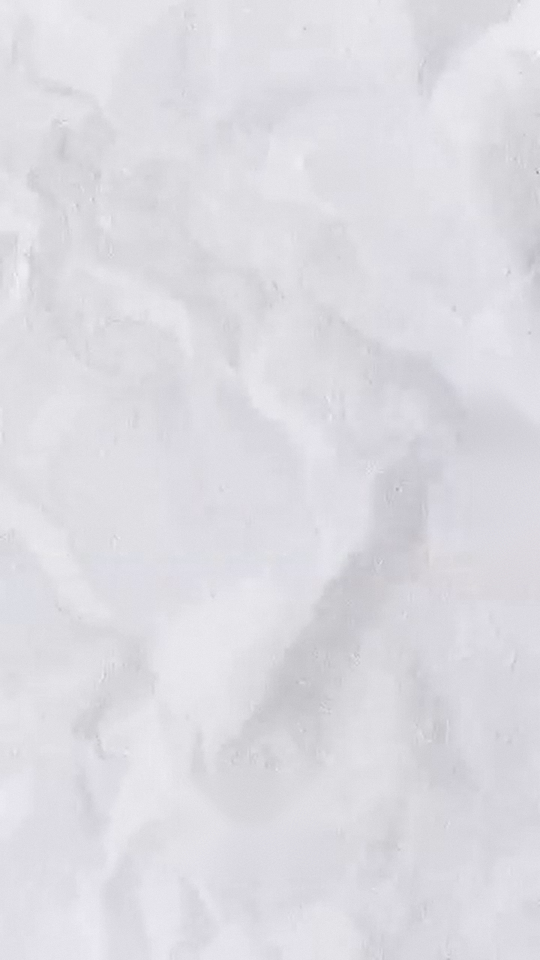
#> input picture mal_dia/recursos/fondo_papel.png, 1080 x 1920 px (shown at 1/2 size)
$ python montar.py
#> lines starting #> are read from the running program, lines starting #| are printed output that depends on the picture; after the words box and inside, x2 and y2 are one past the last pixel; in counts of white or black regions, pixels touching at a corner belong together; pictures that were not available may be replaced by others from this repository, and a replacement may not be noted
"""Monta «Ranking mejores momentos de mal día» con el gato ASESOR DE LA SUERTE.

Uso (desde la raíz del repositorio):
    python3 mal_dia/herramientas/montar.py                 # vídeo completo
    python3 mal_dia/herramientas/montar.py --hoja 4.5,9.8  # hoja de fotogramas de control

- Clips: el original con su sonido, sin zooms ni repeticiones. Solo se traduce el título
  (misma letra y colores) y el ranking de la izquierda se deja tal cual.
- Tarjetas del gato: estilo de las referencias (su mismo papel arrugado, gato en plano
  normal, subtítulo de una palabra, cortes secos, SFX y música). Clip y luego la frase.
- Ninguna palabra de la narración se corta.
"""
import math
import os
import random
import shutil
import subprocess
import sys
import tempfile
import wave

import cv2
import numpy as np
from PIL import Image, ImageChops, ImageDraw, ImageFilter, ImageFont

RAIZ = os.path.dirname(os.path.dirname(os.path.abspath(__file__)))
REPO = os.path.dirname(RAIZ)
FUENTE = os.path.join(RAIZ, "recursos/fuente/ssstik.io_memepremeo_1791465337459.mp4")
NARRACION = os.path.join(RAIZ, "recursos/narracion.mp3")
POSES = os.path.join(REPO, "montaje/recursos/poses/catalogo")
LETRA_TITULO = os.path.join(REPO, "montaje/recursos/fuentes/RobotoCondensed-Bold.woff")
LETRA_NEGRA = "/usr/share/fonts/opentype/inter/Inter-Black.otf"
TREBOL_EMOJI = os.path.join(RAIZ, "recursos/emoji/1f340.png")

W, H, FPS, SR = 1080, 1920, 30, 48000
CREMA = (247, 233, 212)
CONTORNO = (28, 22, 20)

# ───────────────────────── vídeo original ─────────────────────────
TITULO_CAJA = (110, 120, 970, 362)
TITULO = [([("Ranking ", "#FFFFFF"), ("Mejores", "#EC1B1E")], 230),
          ([("Momentos de ", "#FFFFFF"), ("Mal Día", "#EFFD00")], 337)]
TITULO_TAM = 106
MASCARA_T = {"p2": 27.90}  # pantalla negra tras el clip 2: sirve para borrar el ranking del recorte del tío

# (puesto, orig. inicio, orig. fin, velocidad, zoom (x, y, factor) o None)
# Cada clip tal cual, sin repeticiones ni zooms (preferencia del usuario).
CLIPS = {
    "p5": [("p5", 0.00, 3.20, 1.0, None)],
    "p4": [("p4", 6.00, 8.35, 1.0, None)],
    "p3": [("p3", 9.10, 10.30, 1.0, None), ("p3", 12.90, 14.45, 1.0, None)],
    "p2": [("p2", 17.60, 20.40, 1.0, None), ("p2", 25.80, 27.60, 1.0, None)],
    "p1": [("p1", 29.10, 31.70, 1.0, None)],
}
PAPEL_REF = os.path.join(RAIZ, "recursos/fondo_papel.png")  # papel arrugado de los vídeos de referencia

# ───────────────────────── narración ─────────────────────────
# Frases medidas en el archivo de ElevenLabs (inicio, fin, texto).
FRASES = [
    (0.09, 1.09, "Asesor de la suerte."), (1.43, 2.12, "Con este trébol,"), (2.29, 3.37, "el móvil nunca se cae."),
    (3.72, 4.74, "Yo conozco esa persiana."), (5.35, 6.78, "Ayer intenté pasar agachado."), (7.20, 7.78, "Agaché poco."),
    (8.24, 8.45, "A ver,"), (8.68, 9.24, "dejadme a mí."), (9.73, 10.37, "Palillo arriba,"),
    (10.58, 11.13, "golpe seco"), (11.30, 12.07, "y queda perfecto."),
    (12.77, 13.18, "Tranquilos,"), (13.41, 14.14, "yo solo grababa."), (14.90, 16.18, "Al que graba nunca le hacen nada."),
    (16.85, 17.45, "Estoy bien, ¿eh?"), (18.04, 18.51, "Estoy bien."), (18.76, 20.06, "Aún me queda una hoja."),
]


def silabas(palabra):
    p = palabra.lower()
    grupos, previa = 0, False
    for ch in p:
        v = ch in "aeiouáéíóúü"
        if v and not previa:
            grupos += 1
        previa = v
    return max(1, grupos)


def palabras():
    """[(inicio, fin, palabra)] en tiempo del archivo, repartiendo cada frase por sílabas."""
    out = []
    for a, b, txt in FRASES:
        ps = txt.split()
        pesos = [silabas(p) + 0.4 for p in ps]
        t = a
        for p, w in zip(ps, pesos):
            d = (b - a) * w / sum(pesos)
            out.append((t, t + d, p))
            t += d
    return out


PALABRAS = palabras()


def t_palabra(palabra, despues=0.0):
    """Inicio en el archivo de la primera palabra que empieza por `palabra` tras `despues`."""
    for a, b, p in PALABRAS:
        if a >= despues and p.lower().strip("¿?,.").startswith(palabra):
            return a, b
    raise KeyError(palabra)


# ───────────────────────── utilidades ─────────────────────────
_letras = {}


def letra(ruta, tam):
    if (ruta, tam) not in _letras:
        _letras[(ruta, tam)] = ImageFont.truetype(ruta, tam)
    return _letras[(ruta, tam)]


def lerp(a, b, k):
    return a + (b - a) * max(0.0, min(1.0, k))


def tramo(t, t0, d):
    return max(0.0, min(1.0, (t - t0) / d)) if d > 0 else float(t >= t0)


def suave(k):
    return k * k * (3 - 2 * k)


# [50 lines left out: functions pop, rebote, temblor, pegar, desenfoque_mov, not called in this run]


def color(c, a=1.0):
    return Image.new("RGBA", (W, H), c + (int(255 * a),))


_vin = None


# [9 lines left out: function vineta, not called in this run]


# ───────────────────────── poses y marcas ─────────────────────────
ALTO = 1600
# Fracciones (x, y) de cada pose: oreja = punta de la oreja que se dobla.
ANCLAS = {
    "basica_f1c1": dict(nariz=(0.43, 0.49), frente=(0.45, 0.28), cabeza=(0.45, 0.10), pecho=(0.45, 0.70),
                        pata_i=(0.18, 0.78), pata_d=(0.64, 0.72), oreja=(0.20, 0.03), cuello=0.60,
                        ojos=[(0.27, 0.43), (0.60, 0.47)]),
    "basica_f3c1": dict(nariz=(0.38, 0.48), frente=(0.40, 0.28), cabeza=(0.40, 0.10), pecho=(0.40, 0.72),
                        pata_i=(0.25, 0.92), pata_d=(0.55, 0.92), oreja=(0.15, 0.03), cuello=0.60),
    "basica_f1c5": dict(nariz=(0.45, 0.47), frente=(0.50, 0.28), cabeza=(0.48, 0.10), pecho=(0.45, 0.75),
                        pata_i=(0.09, 0.44), pata_d=(0.62, 0.70), oreja=(0.30, 0.03), cuello=0.60),
    "basica_f2c3": dict(nariz=(0.55, 0.49), frente=(0.55, 0.30), cabeza=(0.60, 0.12), pecho=(0.60, 0.74),
                        pata_i=(0.30, 0.85), pata_d=(0.60, 0.73), oreja=(0.83, 0.03), cuello=0.62),
    "basica_f1c4": dict(nariz=(0.50, 0.47), frente=(0.50, 0.30), cabeza=(0.50, 0.10), pecho=(0.50, 0.72),
                        pata_i=(0.30, 0.75), pata_d=(0.88, 0.60), oreja=(0.12, 0.03), cuello=0.60),
    "basica_f4c5": dict(nariz=(0.42, 0.62), frente=(0.55, 0.35), cabeza=(0.55, 0.22), pecho=(0.50, 0.80),
                        pata_i=(0.15, 0.55), pata_d=(0.70, 0.85), oreja=(0.10, 0.22), cuello=0.75),
}
_poses = {}


def pose(nombre):
    if nombre not in _poses:
        img = Image.open(os.path.join(POSES, nombre + ".png")).convert("RGBA")
        img = img.resize((int(img.width * ALTO / img.height), ALTO), Image.LANCZOS)
        _poses[nombre] = img.filter(ImageFilter.UnsharpMask(radius=3, percent=60, threshold=2))
    return _poses[nombre]


# [36 lines left out: functions px, rayas_persiana, oreja_doblada, not called in this run]


def perla(r):
    img = Image.new("RGBA", (2 * r + 4, 2 * r + 4))
    d = ImageDraw.Draw(img)
    d.ellipse([2, 2, 2 * r + 2, 2 * r + 2], fill=(52, 30, 22, 255), outline=(20, 12, 10, 255), width=3)
    d.ellipse([r * 0.6, r * 0.5, r * 1.1, r * 0.95], fill=(150, 110, 95, 255))
    return img


# [51 lines left out: functions mancha, con_marcas, not called in this run]


# ───────────────────────── props dibujados ─────────────────────────

def hoja_trebol(r, color=(58, 168, 72)):
    """Hoja en forma de corazón: lóbulos arriba, punta abajo."""
    n = int(r * 2.6)
    c = n / 2
    m = Image.new("L", (n, n), 0)
    d = ImageDraw.Draw(m)
    for sx in (-1, 1):
        x = c + sx * 0.46 * r
        d.ellipse([x - 0.54 * r, c - 0.9 * r, x + 0.54 * r, c + 0.18 * r], fill=255)
    d.polygon([(c - 0.98 * r, c - 0.25 * r), (c + 0.98 * r, c - 0.25 * r), (c, c + 0.95 * r)], fill=255)
    borde = m.filter(ImageFilter.MaxFilter(2 * max(2, r // 12) + 1))
    img = Image.new("RGBA", (n, n), CONTORNO + (0,))
    img.putalpha(borde)
    relleno = Image.new("RGBA", (n, n), color + (255,))
    relleno.putalpha(m)
    img.alpha_composite(relleno)
    d = ImageDraw.Draw(img)
    d.line([(c, c - 0.45 * r), (c, c + 0.7 * r)], fill=(36, 118, 48, 255), width=max(2, r // 12))
    d.ellipse([c - 0.62 * r, c - 0.62 * r, c - 0.3 * r, c - 0.35 * r], fill=(120, 205, 120, 255))
    return img


# [13 lines left out: function trebol, not called in this run]


def movil(ancho=170, horizontal=False):
    w, h = ancho, int(ancho * 2.0)
    img = Image.new("RGBA", (w, h))
    d = ImageDraw.Draw(img)
    d.rounded_rectangle([2, 2, w - 2, h - 2], int(w * 0.16), fill=(25, 25, 30, 255), outline=(140, 140, 150, 255), width=5)
    d.rounded_rectangle([12, 22, w - 12, h - 22], int(w * 0.08), fill=(60, 120, 200, 255))
    d.ellipse([w / 2 - 8, 8, w / 2 + 8, 18], fill=(10, 10, 12, 255))
    return img.rotate(90, expand=True) if horizontal else img


def palillo(largo=520):
    img = Image.new("RGBA", (40, largo))
    d = ImageDraw.Draw(img)
    d.polygon([(14, 4), (26, 4), (34, largo - 4), (6, largo - 4)], fill=(180, 120, 60, 255), outline=CONTORNO + (255,))
    d.rectangle([6, largo - 110, 34, largo - 4], fill=(150, 30, 30, 255))
    return img


def vaso_bubble(alto=420):
    w = int(alto * 0.62)
    img = Image.new("RGBA", (w + 40, alto + 140))
    d = ImageDraw.Draw(img)
    x0, x1, y0 = 20, w + 20, 120
    d.polygon([(x0, y0), (x1, y0), (x1 - w * 0.12, y0 + alto), (x0 + w * 0.12, y0 + alto)], fill=(214, 180, 140, 235),
              outline=CONTORNO + (255,))
    for k in range(18):
        rr = random.Random(k)
        cx, cy = rr.uniform(x0 + w * 0.2, x1 - w * 0.2), rr.uniform(y0 + alto * 0.7, y0 + alto * 0.95)
        img.alpha_composite(perla(16), (int(cx), int(cy)))
    d.chord([x0 - 6, y0 - 60, x1 + 6, y0 + 40], 180, 360, fill=(240, 240, 245, 200), outline=CONTORNO + (255,), width=5)
    d.rectangle([x0 - 8, y0 - 12, x1 + 8, y0 + 8], fill=(235, 235, 240, 255), outline=CONTORNO + (255,), width=5)
    d.rectangle([w / 2 + 6, 0, w / 2 + 34, y0], fill=(240, 100, 140, 255), outline=CONTORNO + (255,), width=4)
    d.line([(x0 + 14, y0 + 30), (x0 + w * 0.17, y0 + alto - 30)], fill=(255, 255, 255, 140), width=10)
    return img


def cartel_asesor():
    f = letra(LETRA_NEGRA, 50)
    w, h = 560, 170
    img = Image.new("RGBA", (w, h + 120))
    d = ImageDraw.Draw(img)
    d.line([(w * 0.22, 120), (w / 2, 0), (w * 0.78, 120)], fill=(120, 80, 40, 255), width=8)
    d.rounded_rectangle([4, 110, w - 4, 110 + h], 26, fill=(255, 250, 235, 255), outline=CONTORNO + (255,), width=8)
    d.text((w / 2 - 34, 110 + h * 0.34), "ASESOR DE", font=f, fill=(30, 120, 50), anchor="mm")
    d.text((w / 2 - 34, 110 + h * 0.72), "LA SUERTE", font=f, fill=(30, 120, 50), anchor="mm")
    e = Image.open(TREBOL_EMOJI).convert("RGBA").resize((90, 90), Image.LANCZOS)
    img.alpha_composite(e, (w - 120, 110 + h // 2 - 45))
    return img


def gato_negro():
    base = pose("basica_f1c1")
    a = np.asarray(base).astype(float)
    a[..., :3] = a[..., :3] * 0.08 + np.array([18, 18, 22]) * 0.92
    img = Image.fromarray(a.astype(np.uint8), "RGBA")
    d = ImageDraw.Draw(img)
    for fx, fy in ANCLAS["basica_f1c1"]["ojos"]:
        x, y, r = fx * img.width, fy * img.height, 0.045 * img.width
        d.ellipse([x - r, y - r, x + r, y + r], fill=(250, 210, 40, 255))
        d.ellipse([x - r * 0.25, y - r * 0.9, x + r * 0.25, y + r * 0.9], fill=(10, 10, 10, 255))
    return img


def recorte_tio(frames):
    """El tío de la nieve (orig. 26,5), recortado con GrabCut guiado por un contorno."""
    img = cv2.cvtColor(np.asarray(frames.frame(26.5).convert("RGB")), cv2.COLOR_RGB2BGR)
    neg = np.asarray(frames.frame(MASCARA_T["p2"]).convert("L"))
    m = ((neg > 40) * 255).astype(np.uint8)
    m[:400] = 0
    img = cv2.inpaint(img, cv2.dilate(m, np.ones((15, 15), np.uint8)), 7, cv2.INPAINT_TELEA)
    P = [(345, 40), (420, 30), (455, 80), (450, 150), (460, 250), (445, 360), (430, 420), (440, 600), (225, 600),
         (225, 470), (215, 440), (110, 400), (100, 470), (110, 500), (80, 505), (15, 480), (40, 420), (75, 360),
         (110, 300), (160, 250), (230, 180), (300, 150), (330, 120)]
    poly = np.array([(2 * x, 2 * y + 600) for x, y in P], np.int32)
    mask = np.full(img.shape[:2], cv2.GC_BGD, np.uint8)
    fig = np.zeros_like(mask)
    cv2.fillPoly(fig, [poly], 1)
    mask[cv2.dilate(fig, np.ones((41, 41), np.uint8)) == 1] = cv2.GC_PR_BGD
    mask[fig == 1] = cv2.GC_PR_FGD
    mask[cv2.erode(fig, np.ones((45, 45), np.uint8)) == 1] = cv2.GC_FGD
    cv2.grabCut(img, mask, None, np.zeros((1, 65)), np.zeros((1, 65)), 6, cv2.GC_INIT_WITH_MASK)
    mm = np.where((mask == 1) | (mask == 3), 255, 0).astype(np.uint8)
    mm = cv2.morphologyEx(mm, cv2.MORPH_CLOSE, np.ones((9, 9), np.uint8))
    n, lab, st, _ = cv2.connectedComponentsWithStats(mm)
    mm = np.where(lab == 1 + np.argmax(st[1:, 4]), 255, 0).astype(np.uint8)
    # quita la nieve que queda bajo el brazo
    claro = cv2.cvtColor(img, cv2.COLOR_BGR2GRAY) > 205
    zona = np.zeros_like(mm)
    zona[1080:1380, 220:440] = 1
    mm[(claro & (zona == 1))] = 0
    mm[1800:] = 0
    mm = cv2.GaussianBlur(mm, (5, 5), 0)
    out = Image.fromarray(np.dstack([cv2.cvtColor(img, cv2.COLOR_BGR2RGB), mm]), "RGBA")
    return out.crop(out.getbbox())


# ───────────────────────── fuente y clips ─────────────────────────

class Frames:
    def __init__(self, tmp):
        self.dir = os.path.join(tmp, "src")
        os.makedirs(self.dir)
        subprocess.run(["ffmpeg", "-v", "error", "-i", FUENTE, "-vf", f"fps={FPS},scale={W}:{H}", "-q:v", "2",
                        os.path.join(self.dir, "%05d.jpg")], check=True)
        self.n = len(os.listdir(self.dir))
        self.cache = {}

    def frame(self, t):
        i = min(self.n, max(1, round(t * FPS) + 1))
        if i not in self.cache:
            if len(self.cache) > 60:
                self.cache.clear()
            self.cache[i] = Image.open(os.path.join(self.dir, f"{i:05d}.jpg")).convert("RGBA")
        return self.cache[i]


# [9 lines left out: function titulo, not called in this run]


_marca = None


# [17 lines left out: functions marca_agua, frame_clip, not called in this run]


# ───────────────────────── subtítulos de una palabra ─────────────────────────
COLORES = [(255, 255, 255), (255, 228, 0), (70, 255, 90), (70, 225, 255)]


# [11 lines left out: function subtitulo, not called in this run]


# ───────────────────────── tarjetas ─────────────────────────
# Cada tarjeta: trozos de narración (inicio y fin en el archivo, instante local), duración y dibujo.

def local(t_archivo, trozo):
    a, b, en = trozo
    return en + (t_archivo - a)


class Tarjeta:
    def __init__(self, trozos, dur, sfx, sub_y):
        self.trozos, self.dur, self.sfx, self.sub_y = trozos, dur, sfx, sub_y

    # [9 lines left out: function palabra_en, not called in this run]


def L(trozo, palabra, despues=None):
    """Instante local en que empieza `palabra` dentro de un trozo."""
    return local(t_palabra(palabra, trozo[0] if despues is None else despues)[0], trozo)


# Tarjeta 1 ── rejilla
T1 = (0.00, 3.50, 0.20)
T1_TREBOL = L(T1, "con")
T1_MOVIL = L(T1, "el")
T1_CAE = L(T1, "cae")
T1_FIN_VOZ = local(3.37, T1)
T1_HOJA = T1_FIN_VOZ + 0.5

# Tarjeta 2 ── papel, primerísimo plano
T2A = (3.60, 6.95, 0.20)
T2_AGACHADO = L(T2A, "agachado")
T2_FIN_A = local(6.78, T2A)
T2B = (7.10, 7.95, T2_FIN_A + 0.5 - 0.10)
T2_POCO = L(T2B, "poco")

# Tarjeta 3 ── cafetería
T3 = (8.15, 12.15, 0.25)
T3_ARRIBA = L(T3, "arriba")
T3_FIN = local(12.07, T3)

# Tarjeta 4 ── nieve
T4 = (12.70, 16.25, 0.25)
T4_NADA = L(T4, "nada")
T4_IMPACTO = T4_NADA + 0.22

# Tarjeta 5 ── barro
T5 = (16.80, 20.10, 0.35)
T5_HOJA = L(T5, "hoja")
T5_FIN_VOZ = local(20.06, T5)

TARJETAS = {
    1: Tarjeta([T1], T1_HOJA + 0.68,
               [(0.0, "pop", -10), (T1_MOVIL, "blip", -12), (T1_CAE + 0.25, "clinc", -9), (T1_CAE + 0.5, "caida", -12),
                (T1_HOJA, "pluc", -10)], 1430),
    2: Tarjeta([T2A, T2B], local(7.78, T2B) + 0.35,
               [(0.0, "whoosh", -11), (T2_AGACHADO + 0.42, "bonk", -9)], 1430),
    3: Tarjeta([T3], T3_FIN + 0.30,
               [(0.0, "pop", -10), (0.45, "blip", -12), (T3_FIN + 0.08, "splash", -6), (T3_FIN + 0.08, "bonk", -10)], 1430),
    4: Tarjeta([T4], T4_IMPACTO + 0.85,
               [(0.0, "whoosh", -11), (T4_IMPACTO - 0.14, "whoosh_rapido", -8), (T4_IMPACTO, "golpe_nieve", -6),
                (T4_IMPACTO + 0.35, "pluc", -14)], 1430),
    5: Tarjeta([T5], T5_FIN_VOZ + 0.95,
               [(0.22, "chof", -7), (T5_HOJA, "blip", -12), (T5_FIN_VOZ + 0.08, "pluc", -10),
                (T5_FIN_VOZ + 0.6, "chof_peque", -12)], 1430),
    6: Tarjeta([], 2.4, [(1.1, "dun", -5)], 0),
}

_capas = {}


# [16 lines left out: functions capa, en_lienzo, not called in this run]


class Escena:
    def __init__(self, frames):
        self.papel = Image.open(PAPEL_REF).convert("RGBA")
        self.cartel = cartel_asesor()
        self.negro = gato_negro()
        self.tio = recorte_tio(frames)
        self.vaso = vaso_bubble()
        self.palillo = palillo()
        self.movil = movil()
        self.movil_h = movil(150, horizontal=True)
        self.hoja = hoja_trebol(60)

    # Plano normal para todas las tarjetas (como en las referencias): gato centrado, sin primeros planos.
    ALTO, CX, CY = 1050, 540, 1020

    # ── tarjeta 1: «Asesor de la suerte…» y se le cae el móvil
    # [247 lines left out: functions t1, t2, t3, t4, t5, t6 and 4 more, not called in this run]


# ───────────────────────── línea de tiempo ─────────────────────────
ORDEN = ["p5", 1, "p4", 2, "p3", 3, "p2", 4, "p1", 5, 6]


def linea_de_tiempo():
    tramos, t = [], 0.0
    for paso in ORDEN:
        if isinstance(paso, str):
            for seg in CLIPS[paso]:
                d = round((seg[2] - seg[1]) / seg[3] * FPS) / FPS
                tramos.append((t, t + d, "clip", seg))
                t += d
        else:
            d = round(TARJETAS[paso].dur * FPS) / FPS
            tramos.append((t, t + d, "gato", paso))
            t += d
    return tramos, t


def render(tramos, total, salida, hoja=None):
    tmp = tempfile.mkdtemp(prefix="mal_dia_")
    try:
        frames = Frames(tmp)
        esc = Escena(frames)
        dibujar = {1: esc.t1, 2: esc.t2, 3: esc.t3, 4: esc.t4, 5: esc.t5, 6: esc.t6}

        # [13 lines left out: function frame, not called in this run]

        if hoja is not None:
            ims = [frame(t).convert("RGB").resize((270, 480)) for t in hoja]
            cols = 6
            c = Image.new("RGB", (cols * 270, ((len(ims) + cols - 1) // cols) * 500), "white")
            d = ImageDraw.Draw(c)
            for i, (t, im) in enumerate(zip(hoja, ims)):
                x, y = (i % cols) * 270, (i // cols) * 500
                c.paste(im, (x, y))
                d.text((x + 4, y + 484), f"{t:.2f}s", fill="black")
            c.save(salida)
            return

        mudo = os.path.join(tmp, "mudo.mp4")
        enc = subprocess.Popen(["ffmpeg", "-v", "error", "-y", "-f", "rawvideo", "-pix_fmt", "rgb24", "-s", f"{W}x{H}",
                                "-r", str(FPS), "-i", "-", "-c:v", "libx264", "-preset", "medium", "-crf", "18",
                                "-pix_fmt", "yuv420p", mudo], stdin=subprocess.PIPE)
        for i in range(round(total * FPS)):
            enc.stdin.write(frame(i / FPS).convert("RGB").tobytes())
            if i % 300 == 0:
                print(f"  fotograma {i}/{round(total * FPS)}", flush=True)
        enc.stdin.close()
        if enc.wait():
            raise RuntimeError("ffmpeg falló al codificar")
        mezcla(tramos, total, tmp, mudo, salida)
    finally:
        shutil.rmtree(tmp, ignore_errors=True)


# [58 lines left out: function mezcla, not called in this run]


def main():
    tramos, total = linea_de_tiempo()
    if len(sys.argv) > 2 and sys.argv[1] == "--hoja":
        ts = [float(x) for x in sys.argv[2].split(",")]
        salida = sys.argv[3] if len(sys.argv) > 3 else "hoja.png"
        render(tramos, total, salida, ts)
        print(salida)
        return
    salida = sys.argv[1] if len(sys.argv) > 1 else os.path.join(RAIZ, "salida/ranking_mal_dia.mp4")
    render(tramos, total, salida)
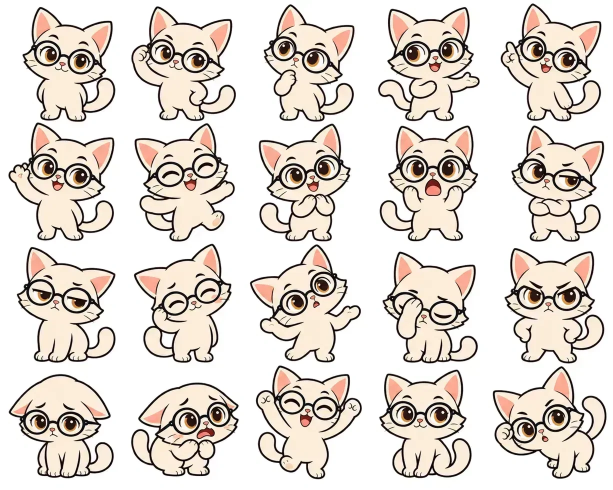
#> input picture montaje/recursos/hojas/hoja_basica.webp, 1225 x 980 px, given in place of 1f340.png, which was not available (shown at 1/2 size)
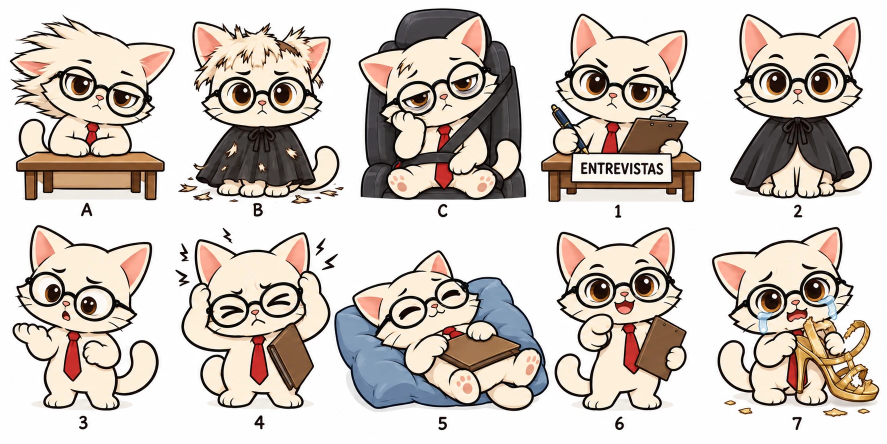
#> input picture montaje/recursos/hojas/hoja_perito.webp, 1774 x 887 px, given in place of basica_f1c1.png, which was not available (shown at 1/2 size)
#> in recorte_tio, `m = ((neg > 40) * 255).astype(np.uint8)`:
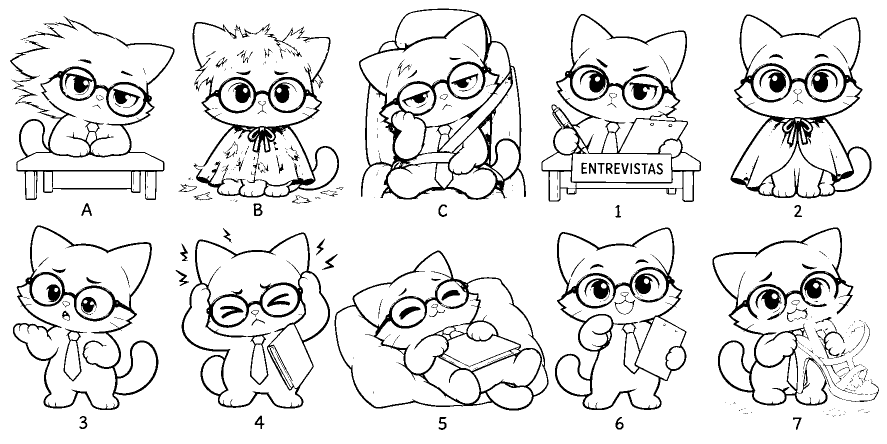
#> m: shape (887, 1774) (shown at 1/2 size); 90.5% white; 511 black regions (362 under 20 px), largest, box (x1, y1, x2, y2) and area: (718, 17, 1052, 400) 16951, (1461, 29, 1743, 397) 13440, (385, 44, 678, 395) 12985
#> after the loop in vaso_bubble, `for k in range(18):`:
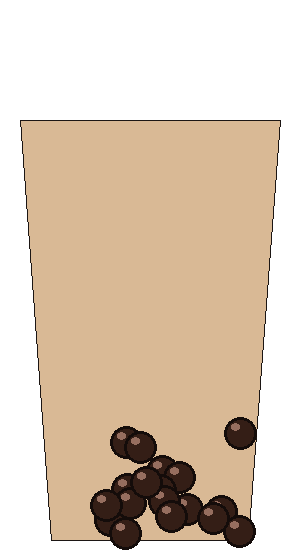
#> img: PIL image 300x560 RGBA; mean R, G, B, A 111.9, 93.4, 72.7, 137.1; transparent parts drawn white
#> in hoja_trebol, `relleno = Image.new("RGBA", (n, n), color + (255,))`:
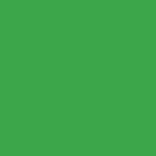
#> relleno: PIL image 156x156 RGBA; mean R, G, B, A 58, 168, 72, 255
#> in hoja_trebol, `relleno.putalpha(m)`:
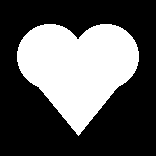
#> m: PIL image 156x156 L; 35.2% white; 1 white region, box (x1, y1, x2, y2) and area: (17, 24, 139, 136) 8573
#> in __init__, `self.hoja = hoja_trebol(60)`:
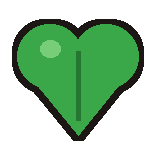
#> self.hoja: PIL image 156x156 RGBA; mean R, G, B, A 39, 73.2, 38.6, 116.7; transparent parts drawn white
    print(f"Listo: {salida} ({total:.2f} s)")
    for a, b, tipo, dato in tramos:
        etiqueta = f"{dato[0]} orig. {dato[1]:.2f}–{dato[2]:.2f} x{dato[3]}" if tipo == "clip" else f"gato {dato}"
        print(f"  {a:6.2f}–{b:6.2f}  {etiqueta}")


if __name__ == "__main__":
#> (the run stopped early here; a loop or call above may not have finished)
